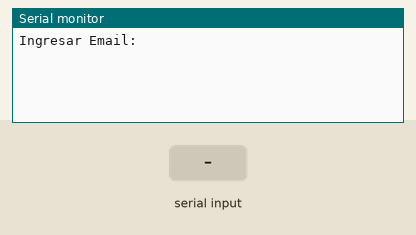
This sketch was run on a simulated Arduino Uno, built with avr-gcc and run on an emulated ATmega328P. Parts: the last lines printed to the serial monitor. Inputs (shaded band) come from the test bench.

Above: at 1.2 s.
1.3 s: "1" received over Serial
At 3.0 s:
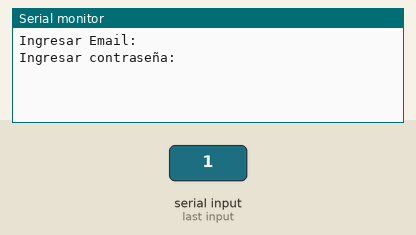
3.8 s: "0" received over Serial
At 6.2 s:
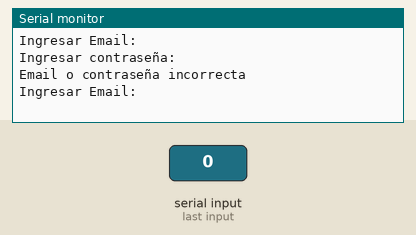

The sketch:

Ejercicio_1.ino
```cpp
#define email "amp.com"
#define pass "hola123"

String lecturaEmail;
String lecturaPass;

void setup()
{
  Serial.begin(9600);
  Serial.println("Ingresar Email: ");
}

void loop()
{
  while (Serial.available() == 0){}
  lecturaEmail = Serial.readString();
  Serial.println("Ingresar contraseña:  ");

  while (Serial.available() == 0){}
  lecturaPass = Serial.readString();

  if (checkUserPassword(lecturaEmail, lecturaPass))
  {
    Serial.println("Bienvenide");
  }
  else if (!checkUserPassword(lecturaEmail, lecturaPass))
  {
    Serial.println("Email o contraseña incorrecta");
    Serial.println("Ingresar Email: ");
  }
}

boolean checkUserPassword (String checkEmail, String checkPass)
{
  if (checkEmail == email && checkPass == pass)
  {
    return(true);
  }
  else if (checkEmail != email || checkPass != pass)
  {
    return(false);
  }
}
```

Measured:
- after the input at 1.3 s, the serial monitor: prints a new line after 1.0 s (image 1)
- after the input at 3.8 s, the serial monitor: prints a new line after 1.0 s (image 2)
